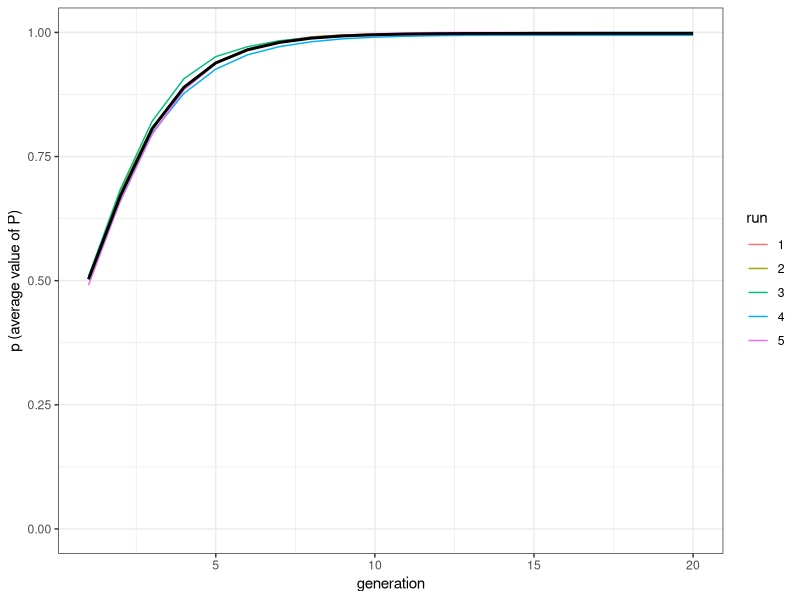

Write the R code that produced this figure.
## ---- chunk 1
library(tidyverse)
set.seed(111)
N <- 1000
population <- tibble(P = runif(N))
## ---- chunk 2
selection <- function(N, t_max, r_max) {
  output <- tibble(generation = rep(1:t_max, r_max), p = rep(NA, t_max * r_max), run = as.factor(rep(1:r_max, each = t_max)))
  for (r in 1:r_max) {
    population <- tibble(P = runif(N))
    # create first generation
    output[output$generation == 1 & output$run == r, ]$p <- sum(population$P) / N # add first generation's p for run r
    for (t in 2:t_max) {
      previous_population <- population # copy individuals to previous_population tibble
      demonstrators <- tibble(P1 = sample(previous_population$P, N, replace = TRUE), P2 = sample(previous_population$P, N, replace = TRUE))
      copy <- pmax(demonstrators$P1, demonstrators$P2)

      population$P <- copy 
      output[output$generation == t & output$run == r, ]$p <- sum(population$P) / N # get p and put it into output slot for this generation t and run r
    }
  }
  output # export data from function
}
## ---- chunk 3
plot_multiple_runs_p <- function(data_model) {
  ggplot(data = data_model, aes(y = p, x = generation)) +
    geom_line(aes(colour = run)) +
    stat_summary(fun.y = mean, geom = "line", size = 1) +
    ylim(c(0, 1)) +
    theme_bw() +
    labs(y = "p (average value of P)")
}
## ---- chunk 4
data_model <- selection(N = 1000, t_max = 20, r_max = 5)
plot_multiple_runs_p(data_model)
